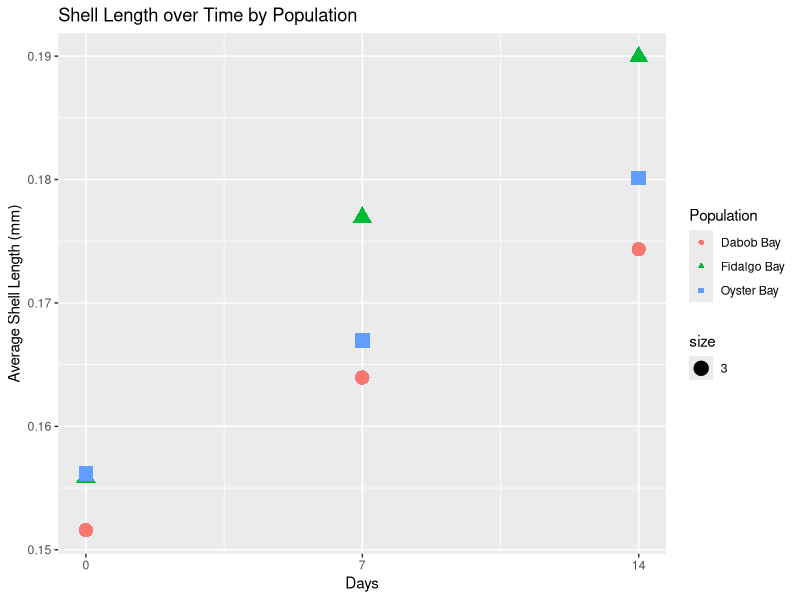
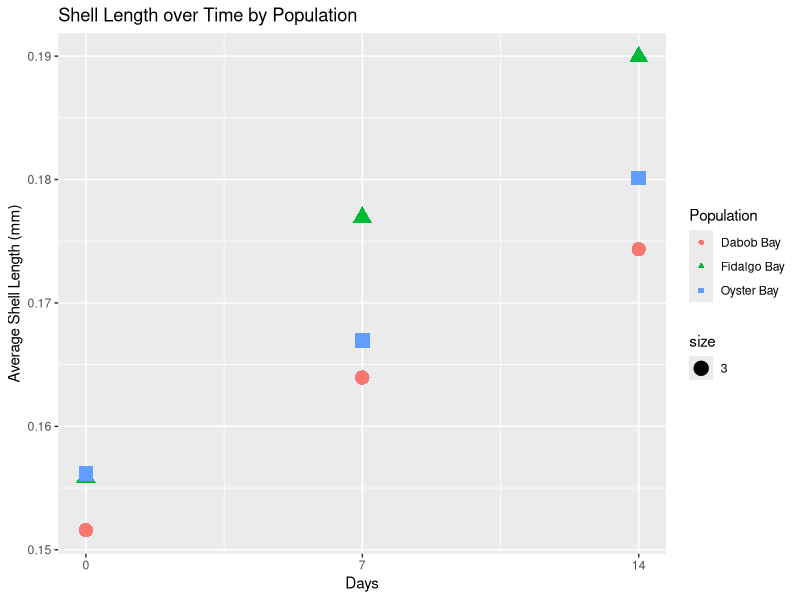

These figures' R source, in order:
## ---- chunk 1
library(ggplot2)
library(dplyr)
## ---- chunk 2
PS_larvae <- read.csv("../raw_data/Copy of PS_Larvae.csv") 
## ---- chunk 3
popul_days <- group_by(PS_larvae, Population, Date)
#average length for each population
avg_l_popul <- summarize(popul_days, mean_l = mean(Average_Length), na.rm = TRUE)
#added column for days after start
avg_l_popul$Days = c(0, 14, 7, 0, 14, 7, 0, 14, 7)
#scatterplot of days passed vs length for each population with a line of best fit for each population
daysvslength <- ggplot(data = avg_l_popul, mapping = aes(x = Days, y = mean_l, group = Population)) +
  geom_point(aes(shape = Population, color = Population, size = 3)) +
  labs(x = "Days", y = "Average Shell Length (mm)") +
  scale_x_continuous(breaks = c (0, 7, 14)) +
  ggtitle("Shell Length over Time by Population")
print(daysvslength)
## ---- chunk 4
popul_days <- group_by(PS_larvae, Population, Date)
#average length for each population
avg_l_popul <- summarize(popul_days, mean_l = mean(Average_Length), na.rm = TRUE)
#added column for days after start
avg_l_popul$Days = c(0, 14, 7, 0, 14, 7, 0, 14, 7)
#scatterplot of days passed vs length for each population with a line of best fit for each population
daysvslength <- ggplot(data = avg_l_popul, mapping = aes(x = Days, y = mean_l, group = Population)) +
  geom_point(aes(shape = Population, color = Population, size = 3)) +
  labs(x = "Days", y = "Average Shell Length (mm)") +
  scale_x_continuous(breaks = c (0, 7, 14)) +
  ggtitle("Shell Length over Time by Population")
print(daysvslength)
